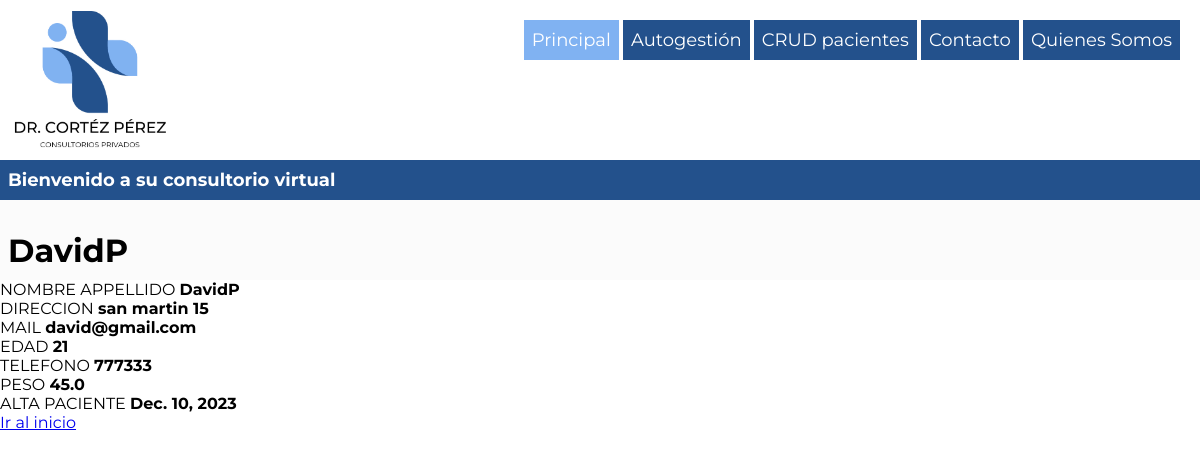
Page /paciente/5/detail/ on the committed database.
### app_consultorio/models.py (models this page shows, shortened)
class Paciente(Model):
    nombre_appellido  =  models.CharField(max_length=100,default="Desconocido")
    direccion  =  models.CharField(max_length=100)
    mail  =  models.EmailField(blank=False,null=False,default="no_email_contact@gmail.com")
    edad  = models.PositiveSmallIntegerField(blank=False,null=False)
    telefono  =  models.CharField(max_length=20)
    peso  = models.FloatField(blank=True, null=True)
    alta_paciente  = models.DateField(auto_now=True)
    class Meta:
        db_table = "consultorio_del_Dr"
    def get_fields(self):
        return [
            (field.verbose_name, field.value_from_object(self))
            for field in self.__class__._meta.fields[1:]
        ]

### app_consultorio/views.py (the view)
# urls.py: path("<int:pk>/detail/", PacienteDetailView.as_view(), name="detail"),
class PacienteDetailView(PacienteBaseView,DetailView):
    template_name = "paciente_detail.html"

### app_consultorio/templates/paciente_detail.html
{% extends 'base_template.html' %}
{% block contenido %}
<main>
  <div>
    <h1>{{paciente.nombre_appellido}}</h1>
    {% for label, value in paciente.get_fields %}
    <div>
      <span>{{label | upper}}</span>
      <span> <b> {{value}} </b></span>
    </div>
    {% endfor %}
    <a href="{% url 'paciente:all' %}">Ir al inicio</a>
  </div>
</main>
{% endblock%}

### static/css/style.css (style rules this page uses)
* { font-family: 'Montserrat', sans-serif; margin: 0; padding: 0; box-sizing: border-box; }
:root { --azul-oscuro: #23518C; --azul-claro: #2C6CBF; --celeste: #80B2F2; --gris: #BFBFBD; --blanco: #FBFBFB; --rojo: #FBC899; font-size: 16px; scroll-behavior: smooth; }
body { background-color: white; }
main div h1 { background-color: var(--blanco); height: 10vh; color: black; text-align: center; font-size: 4vh; padding-top: 3.5vh; }

### static/css/header.css (style rules this page uses)
h1 { width: 100%; background-color: var(--azul-oscuro); height: fit-content; min-height: 5vh; font-weight: bold; color: white; font-size: 18px; padding: 8px; display: flex; flex-wrap: wrap; align-items: center; align-content: center; }

### rows in the picture
Paciente: nombre_appellido "DavidP", get_fields "DavidP" "san martin 15" "david@gmail.com" "777333" "45.0" "Dec. 10, 2023"

### other values in the picture
{{ label | upper }} "NOMBRE APPELLIDO" "DIRECCION" "MAIL" "EDAD" "TELEFONO" "PESO" "ALTA PACIENTE"
{{ value }} "21"
